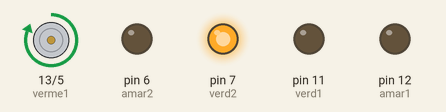
Simulated run of this sketch. Board: Arduino Uno, built with avr-gcc and run on an emulated ATmega328P. On the bench: motor-driver pin pairs drawn as motors (green arrow = first pin HIGH = forward, orange = second pin HIGH = backward, longer = more drive), output pins drawn as LEDs (lit = HIGH).

Above: at 2.5 s.
At 6.0 s:
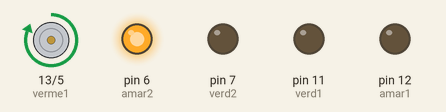
At 7.5 s:
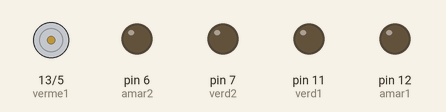
At 10.5 s:
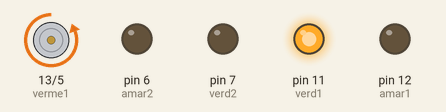
At 14.0 s:
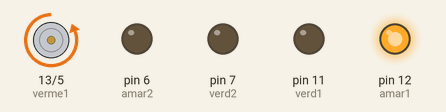
Timing chart, 0 to 20.8 s (numbered marks = the images above):
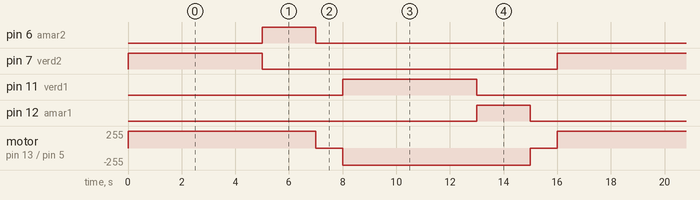

Measured:
- by itself, pin 6 (amar2), pin 12 (amar1): alternates HIGH for 2.0 s and LOW for 14.0 s
- by itself, pin 7 (verd2), pin 11 (verd1): alternates HIGH for 5.0 s and LOW for 11.0 s
- by itself, motor on pin 13 (verme1) / pin 5 (verme2): repeats every 16.0 s: stopped 1.0 s, backward 255/255 7.0 s, stopped 1.0 s, forward 255/255 7.0 s

The sketch:

SemaforoArduino.ino
```cpp
// const: define valores que não devem ser alterados.
const int verme1 = 13;
const int verme2 = 5;

const int amar1 = 12;
const int amar2 = 6;

const int verd1 = 11;
const int verd2 = 7;

void setup()
{
    // Configura os pinos como saídas.
    pinMode(verme1, OUTPUT);
    pinMode(amar1, OUTPUT);
    pinMode(verd1, OUTPUT);

    pinMode(verme2, OUTPUT);
    pinMode(amar2, OUTPUT);
    pinMode(verd2, OUTPUT);

    // Inicializa todos os LEDs desligados.
    digitalWrite(verme1, LOW);
    digitalWrite(amar1, LOW);
    digitalWrite(verd1, LOW);

    digitalWrite(verme2, LOW);
    digitalWrite(amar2, LOW);
    digitalWrite(verd2, LOW);
}


// 3. SEMÁFORO 2 VERDE E SEMÁFORO 1 VERMELHO

void semafaroVerde2Vermelho1()
{
    // Semáforo 1: vermelho ligado.
    digitalWrite(verme1, HIGH);
    digitalWrite(amar1, LOW);
    digitalWrite(verd1, LOW);

    // Semáforo 2: verde ligado.
    digitalWrite(verme2, LOW);
    digitalWrite(amar2, LOW);
    digitalWrite(verd2, HIGH);

    delay(5000);
}


// 4. SEMÁFORO 2 AMARELO


void semafaroAmarelo2()
{
    // Semáforo 2: verde desligado e amarelo ligado.
    digitalWrite(verd2, LOW);
    digitalWrite(amar2, HIGH);

    delay(2000);
}


// 5. AMBOS OS SEMÁFOROS VERMELHOS

void ambosVermelhos()
{
    // Semáforo 1: vermelho ligado.
    digitalWrite(verme1, HIGH);
    digitalWrite(amar1, LOW);
    digitalWrite(verd1, LOW);

    // Semáforo 2: vermelho ligado.
    digitalWrite(verme2, HIGH);
    digitalWrite(amar2, LOW);
    digitalWrite(verd2, LOW);

    delay(1000);
}


// 6. SEMÁFORO 2 VERMELHO E SEMÁFORO 1 VERDE

void semafaroVermelho2Verde1()
{
    // Semáforo 2: vermelho ligado.
    digitalWrite(verme2, HIGH);
    digitalWrite(amar2, LOW);
    digitalWrite(verd2, LOW);

    // Semáforo 1: verde ligado.
    digitalWrite(verme1, LOW);
    digitalWrite(amar1, LOW);
    digitalWrite(verd1, HIGH);

    delay(5000);
}


// 7. SEMÁFORO 1 AMARELO

void semafaroAmarelo1()
{
    // Semáforo 1: verde desligado e amarelo ligado.
    digitalWrite(verd1, LOW);
    digitalWrite(amar1, HIGH);

    delay(2000);
}


// 8. CICLO PRINCIPAL


void loop()
{
    // Primeira via liberada.
    semafaroVerde2Vermelho1();

    // Preparação para fechar a primeira via.
    semafaroAmarelo2();

    // Intervalo de segurança didático.
    ambosVermelhos();

    // Segunda via liberada.
    semafaroVermelho2Verde1();

    // Preparação para fechar a segunda via.
    semafaroAmarelo1();

    // Intervalo de segurança didático.
    ambosVermelhos();
}
```
